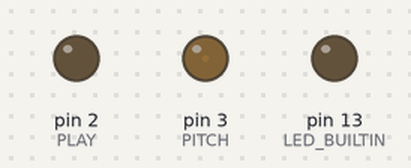
This sketch was run on a simulated Arduino Uno, built with avr-gcc and run on an emulated ATmega328P. Shown: output pins drawn as LEDs (lit = HIGH).

Above: at 1.0 s.
At 20.2 s:
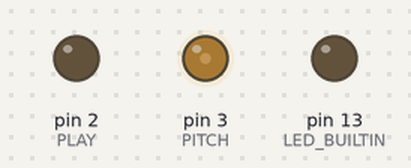
At 39.4 s:
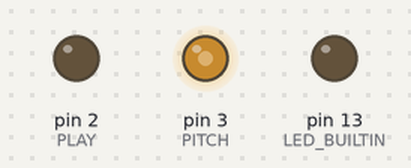
Timing chart, 0 to 40.0 s (numbered marks = the images above):
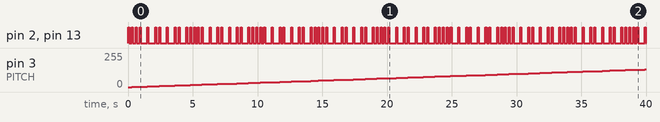

The sketch:

sketch_jul06a_blink.ino
```cpp
#define PLAY 2
#define PITCH 3

void setup() {
  // put your setup code here, to run once:
  pinMode(LED_BUILTIN, OUTPUT);
  pinMode(PLAY, OUTPUT);
  pinMode(PITCH, OUTPUT);
}

static int i = 0, p = 0;
const int rate = 300;
const int highTime = 80;

void high() {
  digitalWrite(LED_BUILTIN, HIGH);
  digitalWrite(PLAY, HIGH);
}

void low() {
  digitalWrite(LED_BUILTIN, LOW);
  digitalWrite(PLAY, LOW);
}

const char *pattern =
 "XXXX X XX X XX X";

void loop() {
  char v = pattern[i];
  if (!v) {
    i = 0;
    v = pattern[i];
  }

  if (v == 'X') {
    analogWrite(PITCH, p % 256);
    high();
    delay(highTime);
    low();
    delay(rate-highTime);
  } else {
    delay(rate);
  }
  i++;
  p++;
}
```

Measured:
- by itself, pin 2 (PLAY), pin 13 (LED_BUILTIN): moves between LOW and HIGH, repeating every 4.8 s
- by itself, pin 3 (PITCH): moves from 0/255 to 133/255 over 39.6 s
